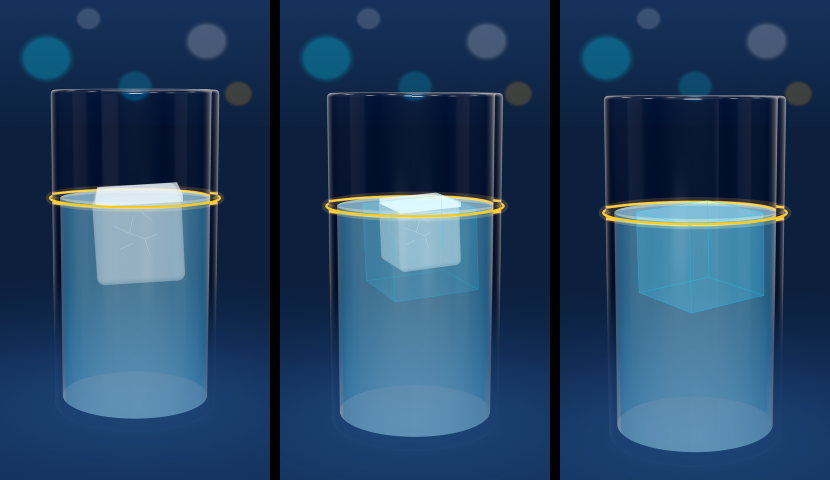
#> input picture scripts/glass_probe/glass_probe_sheet.png, 1660 x 960 px (shown at 1/2 size)
$ python -i thumb_features.py   (imports and definitions only)
#> lines starting #> are read from the running program, lines starting #| are printed output that depends on the picture; after the words box and inside, x2 and y2 are one past the last pixel; in counts of white or black regions, pixels touching at a corner belong together
#!/usr/bin/env python3
"""
thumb_features.py — pixel statistics of every catalogue thumbnail, tested WITHIN each channel.

Reads mqdefault.jpg files (320x180, no letterbox bars — hqdefault has black bars that corrupt every brightness stat),
computes brightness, contrast, saturation, colourfulness (Hasler-Susstrunk), edge density, dark/light background, warm/cool
and vivid-accent shares, palette size; then asks, per channel, whether the thumbnail that is more X than that channel's
usual goes with more views than that channel's usual (data/analysis_systems/analysis_dataset.csv, `y`).

    python3 scripts/thumb_features.py --dir <folder of {video_id}.jpg>

READ BEFORE QUOTING: these are TODAY's thumbnails, often already A/B-swapped, not necessarily the ones that earned the
views. Pixel stats cannot see faces, text or objects — those were tagged by hand on a matched sample (see the report).
"""
import argparse
import sys
import warnings
from pathlib import Path

import numpy as np
import pandas as pd
from PIL import Image

sys.path.insert(0, str(Path(__file__).resolve().parent))
import systems_lane_analysis as sla  # noqa: E402

# [1 line not run here, left out]
OUT = sla.OUT


def feats(path):
#> called with path = 'glass_probe/glass_probe_sheet.png'
    im = Image.open(path).convert("RGB")
#> im is the input picture: PIL image 1660x960 RGB; mean R, G, B 38, 68.5, 100.7
    if im.size != (320, 180):
        im = im.resize((320, 180))
#> im: PIL image 320x180 RGB
    a = np.asarray(im, float) / 255.0
    r, g, b = a[..., 0], a[..., 1], a[..., 2]
    lum = 0.2126 * r + 0.7152 * g + 0.0722 * b
    hsv = np.asarray(im.convert("HSV"), float) / 255.0
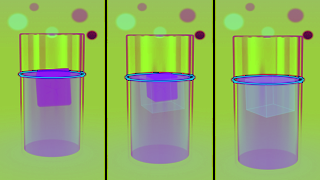
#> hsv: shape (180, 320, 3) float64; mean R, G, B 0.574, 0.685, 0.4
    h, s, v = hsv[..., 0], hsv[..., 1], hsv[..., 2]
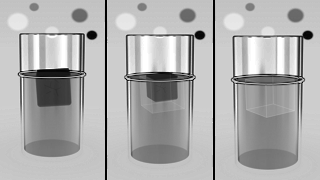
#> s: shape (180, 320) float64; min 0, max 1, mean 0.685
    rg, yb = r - g, 0.5 * (r + g) - b
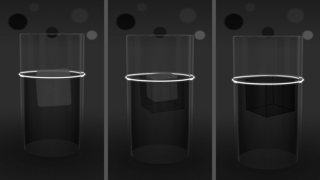
#> yb: shape (180, 320) float64; min -0.345, max 0.702, mean -0.186; drawn with min black and max white
    gy, gx = np.gradient(lum)
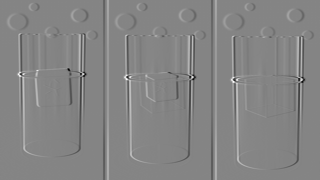
#> gx: shape (180, 320) float64; min -0.333, max 0.306, mean -5.51e-06; drawn with min black and max white
    mag = np.hypot(gx, gy)
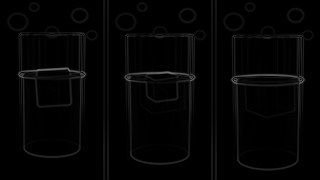
#> mag: shape (180, 320) float64; min 0, max 0.483, mean 0.0177
    q = (a * 15).astype(int)
    code = q[..., 0] * 256 + q[..., 1] * 16 + q[..., 2]
    counts = np.sort(np.bincount(code.ravel()))[::-1]
#> counts = 4036 values, max 9145 at index 0, min 0 at index 326, mean 14.27
    pal90 = int(np.searchsorted(np.cumsum(counts) / counts.sum(), 0.9) + 1)
#> pal90 = 30
    chroma = s > 0.3
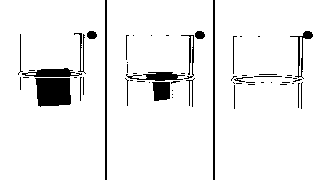
#> chroma: shape (180, 320) bool; 93.5% white; 59 black regions (37 under 20 px), largest, box (x1, y1, x2, y2) and area: (35, 78, 71, 107) 924, (105, 0, 107, 180) 360, (213, 0, 215, 180) 360
    hh = h * 360
    warm = chroma & ((hh < 70) | (hh > 330))
#> warm: shape (180, 320) bool; 0.93% white in thin lines or dots, all inside (x1, y1, x2, y2) = (19, 70, 304, 85)
    cool = chroma & (hh >= 170) & (hh <= 290)
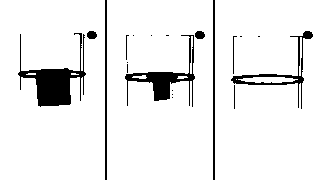
#> cool: shape (180, 320) bool; 92.6% white; 20 black regions (10 under 20 px), largest, box (x1, y1, x2, y2) and area: (18, 33, 86, 107) 1610, (125, 35, 195, 107) 1049, (231, 31, 313, 109) 648
    third = a.shape[1] // 3
#> third = 106
    centre = lum[:, third:2 * third].mean()
#> centre = 0.255
    edge = np.concatenate([lum[:, :third], lum[:, 2 * third:]], 1).mean()
#> edge = 0.251
    return {
        "brightness": lum.mean(), "contrast": lum.std(), "saturation": s.mean(),
        "colourfulness": np.sqrt(rg.std() ** 2 + yb.std() ** 2) + 0.3 * np.sqrt(rg.mean() ** 2 + yb.mean() ** 2),
        "edge_density": (mag > 0.08).mean(), "dark_bg": float(np.median(lum) < 0.25), "light_bg": float(np.median(lum) > 0.65),
        "warm_share": warm.mean(), "cool_share": cool.mean(), "vivid_share": ((s > 0.7) & (v > 0.7)).mean(),
        "palette_size90": pal90, "centre_vs_sides": centre - edge,
        "white_share": (lum > 0.92).mean(), "black_share": (lum < 0.08).mean(),
    }


# [49 lines left out: functions continuous_table, main, not called in this run]


# [2 lines not run here, left out]

>>> result = feats('glass_probe/glass_probe_sheet.png')
#> result = 14 items
